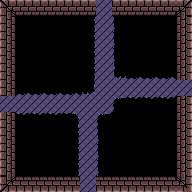

Rendered tile map (Tiled .tmx) drawn with the repository's tilesets; below, a short description and the full map source, tile grids included:
An orthogonal 12x12 tile map with 16x16 px tiles, 2 tile layers (floor, level), 6 tilesets and 83 objects.

<map version="1.2" tiledversion="1.3.2" orientation="orthogonal" renderorder="right-down" compressionlevel="0" width="12" height="12" tilewidth="16" tileheight="16" infinite="0" nextlayerid="4" nextobjectid="90">
 <tileset firstgid="1" source="../../tilesets/zelda_inspired_dungeon.tsx" />
 <tileset firstgid="81" source="../../tilesets/dungeon pit.tsx" />
 <tileset firstgid="97" source="../../tilesets/zombie.tsx" />
 <tileset firstgid="101" source="../../tilesets/pit.tsx" />
 <tileset firstgid="165" source="../../tilesets/sniper.tsx" />
 <tileset firstgid="171" source="../../tilesets/beast.tsx" />
 <layer id="1" name="floor" width="12" height="12">
  <data encoding="csv">
36,36,36,36,36,36,36,36,36,36,36,36,
36,36,36,36,36,36,36,36,36,36,36,36,
36,36,36,36,36,36,36,36,36,36,36,36,
36,36,36,36,36,36,36,36,36,36,36,36,
36,36,36,36,36,36,36,36,36,36,36,36,
36,36,36,36,36,36,36,36,36,36,36,36,
36,36,36,36,36,36,36,36,36,36,36,36,
36,36,36,36,36,36,36,36,36,36,36,36,
36,36,36,36,36,36,36,36,36,36,36,36,
36,36,36,36,36,36,36,36,36,36,36,36,
36,36,36,36,36,36,36,36,36,36,36,36,
36,36,36,36,36,36,36,36,36,36,36,36
</data>
 </layer>
 <layer id="2" name="level" width="12" height="12">
  <data encoding="csv">
1,2,2,2,2,2,0,2,2,2,2,3,
11,86,86,86,86,87,0,85,86,86,86,13,
11,86,86,86,86,87,0,85,86,86,86,13,
11,86,86,86,86,87,0,85,86,86,86,13,
11,86,86,86,86,87,0,89,90,90,90,13,
11,90,90,90,90,91,0,0,0,0,0,0,
0,0,0,0,0,0,0,81,82,82,82,13,
11,82,82,82,83,0,81,86,86,86,86,13,
11,86,86,86,87,0,85,86,86,86,86,13,
11,86,86,86,87,0,85,86,86,86,86,13,
11,86,86,86,87,0,85,86,86,86,86,13,
21,22,22,22,22,0,22,22,22,22,22,23
</data>
 </layer>
 <objectgroup id="3" name="entities that can be removed/don't need to be drawn in the actual image.">
  <object id="2" gid="160" x="96" y="176" width="16" height="16" />
  <object id="3" gid="160" x="96" y="160" width="16" height="16" />
  <object id="4" gid="160" x="96" y="144" width="16" height="16" />
  <object id="5" gid="160" x="96" y="128" width="16" height="16" />
  <object id="6" gid="160" x="112" y="128" width="16" height="16" />
  <object id="7" gid="160" x="112" y="112" width="16" height="16" />
  <object id="8" gid="160" x="128" y="112" width="16" height="16" />
  <object id="9" gid="160" x="144" y="112" width="16" height="16" />
  <object id="10" gid="160" x="160" y="112" width="16" height="16" />
  <object id="11" gid="160" x="160" y="128" width="16" height="16" />
  <object id="12" gid="160" x="144" y="128" width="16" height="16" />
  <object id="13" gid="160" x="128" y="128" width="16" height="16" />
  <object id="14" gid="160" x="112" y="144" width="16" height="16" />
  <object id="15" gid="160" x="128" y="144" width="16" height="16" />
  <object id="16" gid="160" x="144" y="144" width="16" height="16" />
  <object id="17" gid="160" x="160" y="144" width="16" height="16" />
  <object id="18" gid="160" x="160" y="160" width="16" height="16" />
  <object id="19" gid="160" x="160" y="176" width="16" height="16" />
  <object id="20" gid="160" x="144" y="176" width="16" height="16" />
  <object id="21" gid="160" x="128" y="176" width="16" height="16" />
  <object id="22" gid="160" x="112" y="176" width="16" height="16" />
  <object id="23" gid="160" x="112" y="160" width="16" height="16" />
  <object id="24" gid="160" x="128" y="160" width="16" height="16" />
  <object id="25" gid="160" x="144" y="160" width="16" height="16" />
  <object id="26" gid="160" x="112" y="80" width="16" height="16" />
  <object id="27" gid="160" x="128" y="80" width="16" height="16" />
  <object id="28" gid="160" x="144" y="80" width="16" height="16" />
  <object id="29" gid="160" x="160" y="80" width="16" height="16" />
  <object id="30" gid="160" x="160" y="64" width="16" height="16" />
  <object id="31" gid="160" x="144" y="64" width="16" height="16" />
  <object id="32" gid="160" x="128" y="64" width="16" height="16" />
  <object id="33" gid="160" x="112" y="64" width="16" height="16" />
  <object id="34" gid="160" x="112" y="48" width="16" height="16" />
  <object id="35" gid="160" x="128" y="48" width="16" height="16" />
  <object id="36" gid="160" x="144" y="48" width="16" height="16" />
  <object id="37" gid="160" x="160" y="48" width="16" height="16" />
  <object id="38" gid="160" x="160" y="32" width="16" height="16" />
  <object id="39" gid="160" x="144" y="32" width="16" height="16" />
  <object id="40" gid="160" x="128" y="32" width="16" height="16" />
  <object id="41" gid="160" x="112" y="32" width="16" height="16" />
  <object id="42" gid="160" x="80" y="32" width="16" height="16" />
  <object id="43" gid="160" x="48" y="32" width="16" height="16" />
  <object id="44" gid="160" x="32" y="32" width="16" height="16" />
  <object id="45" gid="160" x="16" y="32" width="16" height="16" />
  <object id="46" gid="160" x="16" y="48" width="16" height="16" />
  <object id="47" gid="160" x="32" y="48" width="16" height="16" />
  <object id="48" gid="160" x="48" y="48" width="16" height="16" />
  <object id="49" gid="160" x="64" y="48" width="16" height="16" />
  <object id="50" gid="160" x="64" y="32" width="16" height="16" />
  <object id="51" gid="160" x="80" y="48" width="16" height="16" />
  <object id="52" gid="160" x="80" y="64" width="16" height="16" />
  <object id="53" gid="160" x="64" y="64" width="16" height="16" />
  <object id="54" gid="160" x="48" y="64" width="16" height="16" />
  <object id="55" gid="160" x="32" y="64" width="16" height="16" />
  <object id="56" gid="160" x="16" y="64" width="16" height="16" />
  <object id="57" gid="160" x="16" y="80" width="16" height="16" />
  <object id="58" gid="160" x="32" y="80" width="16" height="16" />
  <object id="59" gid="160" x="48" y="80" width="16" height="16" />
  <object id="60" gid="160" x="64" y="80" width="16" height="16" />
  <object id="61" gid="160" x="80" y="80" width="16" height="16" />
  <object id="62" gid="160" x="80" y="96" width="16" height="16" />
  <object id="63" gid="160" x="64" y="96" width="16" height="16" />
  <object id="64" gid="160" x="48" y="96" width="16" height="16" />
  <object id="65" gid="160" x="32" y="96" width="16" height="16" />
  <object id="66" gid="160" x="16" y="96" width="16" height="16" />
  <object id="67" gid="160" x="16" y="128" width="16" height="16" />
  <object id="68" gid="160" x="32" y="128" width="16" height="16" />
  <object id="69" gid="160" x="48" y="128" width="16" height="16" />
  <object id="70" gid="160" x="64" y="128" width="16" height="16" />
  <object id="71" gid="160" x="64" y="144" width="16" height="16" />
  <object id="72" gid="160" x="48" y="144" width="16" height="16" />
  <object id="73" gid="160" x="32" y="144" width="16" height="16" />
  <object id="74" gid="160" x="16" y="144" width="16" height="16" />
  <object id="76" gid="160" x="16" y="160" width="16" height="16" />
  <object id="77" gid="160" x="32" y="160" width="16" height="16" />
  <object id="78" gid="160" x="48" y="160" width="16" height="16" />
  <object id="79" gid="160" x="64" y="160" width="16" height="16" />
  <object id="80" gid="160" x="64" y="176" width="16" height="16" />
  <object id="81" gid="160" x="48" y="176" width="16" height="16" />
  <object id="82" gid="160" x="32" y="176" width="16" height="16" />
  <object id="83" gid="160" x="16" y="176" width="16" height="16" />
  <object id="87" gid="165" x="96" y="64" width="16" height="16">
   <properties>
    <property name="direction" value="SOUTH" />
   </properties>
  </object>
  <object id="88" gid="165" x="128" y="96" width="16" height="16">
   <properties>
    <property name="direction" value="WEST" />
   </properties>
  </object>
 </objectgroup>
</map>
